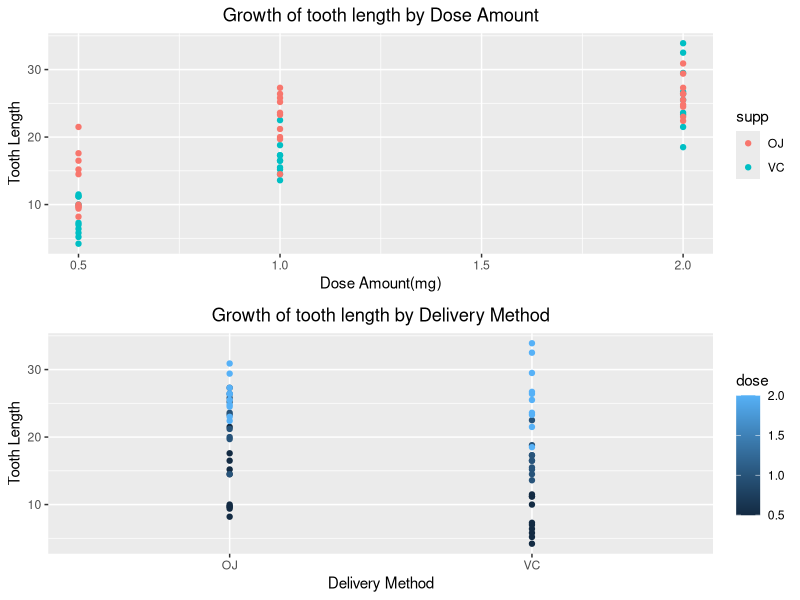
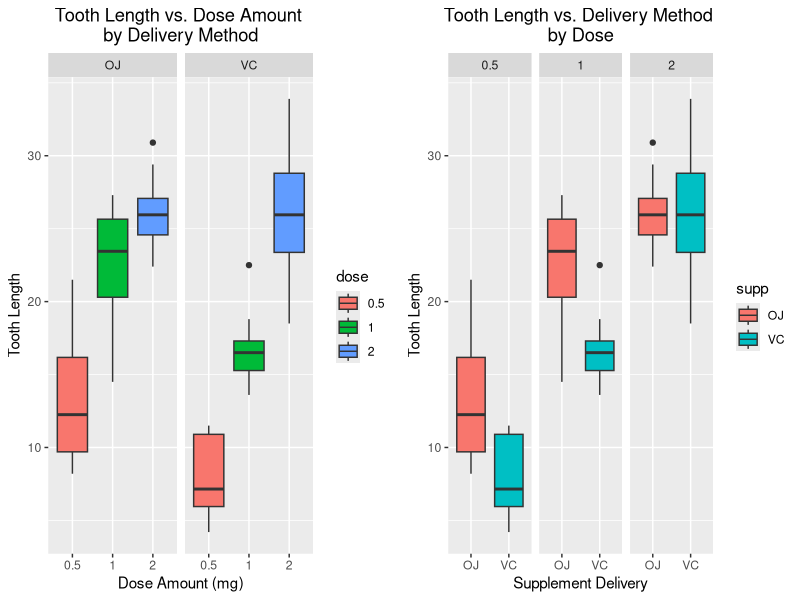

Write the R code that produced these figures, in order. (Note: this script raises an error after producing the figures.)
## ---- chunk 1

date_today <- Sys.Date()
## ---- chunk 2
library(ggplot2)
library(gridExtra)
library(knitr)
library(datasets)
knitr::opts_chunk$set(echo = TRUE, results = 'hold')
## ---- chunk 3
data(ToothGrowth)
## ---- chunk 4
str(ToothGrowth)
## ---- chunk 5
summary(ToothGrowth)
## ---- chunk 6
by(ToothGrowth$len, INDICES = list(ToothGrowth$supp, ToothGrowth$dose), summary)
## ---- chunk 7
table(ToothGrowth$dose, ToothGrowth$supp)
## ---- chunk 8
g1<- ggplot(aes(x=dose, y = len), data = ToothGrowth) + 
        geom_point(aes(color = supp)) +
        ggtitle("Growth of tooth length by Dose Amount") +
        theme(plot.title = element_text(hjust=0.5)) +
        xlab("Dose Amount(mg)") +
        ylab("Tooth Length")
g2<- ggplot(aes(x=supp, y = len), data = ToothGrowth) + 
        geom_point(aes(color = dose)) +
        ggtitle("Growth of tooth length by Delivery Method") +
        theme(plot.title = element_text(hjust=0.5)) +
        xlab("Delivery Method") +
        ylab("Tooth Length")
grid.arrange(g1, g2, nrow=2)
## ---- chunk 9

ToothGrowth$dose <- as.factor(ToothGrowth$dose)
g3<- ggplot(ToothGrowth, aes(x=dose, y=len)) + 
        geom_boxplot(aes(fill=dose)) + facet_grid(~supp) +
        ggtitle("Tooth Length vs. Dose Amount \nby Delivery Method") +
        theme(plot.title = element_text(hjust=0.5)) +
        xlab("Dose Amount (mg)") +
        ylab("Tooth Length")

g4<-ggplot(aes(x = supp, y = len), data = ToothGrowth) +
        geom_boxplot(aes(fill = supp)) + facet_wrap(~ dose) +
        ggtitle("Tooth Length vs. Delivery Method \nby Dose") +
        theme(plot.title = element_text(hjust=0.5)) +
        xlab("Supplement Delivery") +
        ylab("Tooth Length")
grid.arrange(g3, g4, ncol=2)
## ---- chunk 10
t.test(len ~ supp, paired = F, var.equal = F, data = ToothGrowth)
## ---- chunk 11

dose1 <- subset(ToothGrowth, dose %in% c(0.5, 1.0))
t.test(len ~ dose, paired = F, var.equal = F, data = dose1)

## ---- chunk 12

dose2 <- subset(ToothGrowth, dose %in% c(0.5, 2.0))
t.test(len ~ dose, paired = F, var.equal = F, data = dose2)

## ---- chunk 13

dose3 <- subset(ToothGrowth, dose %in% c(1.0, 2.0))
t.test(len ~ dose, paired = F, var.equal = F, data = dose3)
